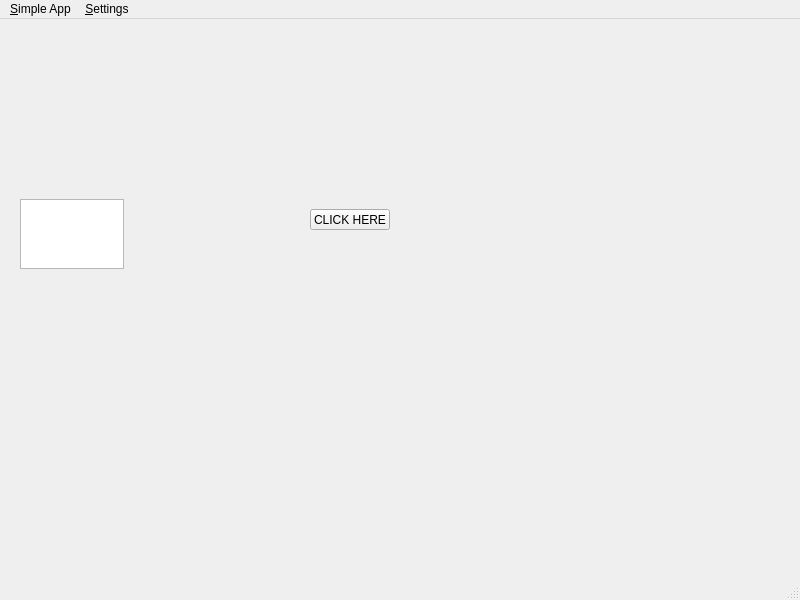
<?xml version="1.0" encoding="UTF-8"?>
<ui version="4.0">
 <class>MainWindow</class>
 <widget class="QMainWindow" name="MainWindow">
  <property name="geometry">
   <rect>
    <x>0</x>
    <y>0</y>
    <width>800</width>
    <height>600</height>
   </rect>
  </property>
  <property name="windowTitle">
   <string>MainWindow</string>
  </property>
  <widget class="QWidget" name="centralwidget">
   <widget class="QLabel" name="label">
    <property name="geometry">
     <rect>
      <x>330</x>
      <y>230</y>
      <width>47</width>
      <height>13</height>
     </rect>
    </property>
    <property name="text">
     <string/>
    </property>
   </widget>
   <widget class="QPushButton" name="pushButton">
    <property name="geometry">
     <rect>
      <x>310</x>
      <y>190</y>
      <width>80</width>
      <height>21</height>
     </rect>
    </property>
    <property name="text">
     <string>CLICK HERE</string>
    </property>
   </widget>
   <widget class="QTextEdit" name="input_text">
    <property name="geometry">
     <rect>
      <x>20</x>
      <y>180</y>
      <width>104</width>
      <height>70</height>
     </rect>
    </property>
   </widget>
  </widget>
  <widget class="QMenuBar" name="menubar">
   <property name="geometry">
    <rect>
     <x>0</x>
     <y>0</y>
     <width>800</width>
     <height>20</height>
    </rect>
   </property>
   <widget class="QMenu" name="menuSimple_App">
    <property name="title">
     <string>&amp;Simple App</string>
    </property>
   </widget>
   <widget class="QMenu" name="menuSettings">
    <property name="title">
     <string>&amp;Settings</string>
    </property>
    <addaction name="separator"/>
    <addaction name="action_Set_Port"/>
   </widget>
   <addaction name="menuSimple_App"/>
   <addaction name="menuSettings"/>
  </widget>
  <widget class="QStatusBar" name="statusbar"/>
  <action name="action_Set_Port">
   <property name="text">
    <string>&amp;Set Port</string>
   </property>
   <property name="shortcut">
    <string>Ctrl+O</string>
   </property>
  </action>
 </widget>
 <resources/>
 <connections/>
</ui>
